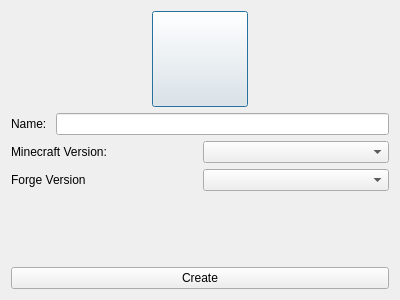
<?xml version="1.0" encoding="UTF-8"?>
<ui version="4.0">
 <class>NewInstanceDialog</class>
 <widget class="QDialog" name="NewInstanceDialog">
  <property name="geometry">
   <rect>
    <x>0</x>
    <y>0</y>
    <width>400</width>
    <height>300</height>
   </rect>
  </property>
  <property name="windowTitle">
   <string>Creating New Instance</string>
  </property>
  <layout class="QVBoxLayout" name="verticalLayout">
   <item>
    <layout class="QHBoxLayout" name="horizontalLayout_4">
     <item>
      <widget class="QPushButton" name="icon_button">
       <property name="sizePolicy">
        <sizepolicy hsizetype="Fixed" vsizetype="Fixed">
         <horstretch>0</horstretch>
         <verstretch>0</verstretch>
        </sizepolicy>
       </property>
       <property name="minimumSize">
        <size>
         <width>96</width>
         <height>96</height>
        </size>
       </property>
       <property name="maximumSize">
        <size>
         <width>96</width>
         <height>96</height>
        </size>
       </property>
       <property name="text">
        <string/>
       </property>
       <property name="iconSize">
        <size>
         <width>128</width>
         <height>128</height>
        </size>
       </property>
      </widget>
     </item>
    </layout>
   </item>
   <item>
    <layout class="QHBoxLayout" name="horizontalLayout_3">
     <item>
      <widget class="QLabel" name="label_3">
       <property name="text">
        <string>Name: </string>
       </property>
      </widget>
     </item>
     <item>
      <widget class="QLineEdit" name="instance_name"/>
     </item>
    </layout>
   </item>
   <item>
    <layout class="QHBoxLayout" name="horizontalLayout">
     <item>
      <widget class="QLabel" name="label">
       <property name="text">
        <string>Minecraft Version: </string>
       </property>
      </widget>
     </item>
     <item>
      <widget class="QComboBox" name="mc_ver"/>
     </item>
    </layout>
   </item>
   <item>
    <layout class="QHBoxLayout" name="horizontalLayout_2">
     <item>
      <widget class="QLabel" name="label_2">
       <property name="text">
        <string>Forge Version</string>
       </property>
      </widget>
     </item>
     <item>
      <widget class="QComboBox" name="forge_ver"/>
     </item>
    </layout>
   </item>
   <item>
    <spacer name="verticalSpacer">
     <property name="orientation">
      <enum>Qt::Vertical</enum>
     </property>
     <property name="sizeHint" stdset="0">
      <size>
       <width>20</width>
       <height>40</height>
      </size>
     </property>
    </spacer>
   </item>
   <item>
    <widget class="QPushButton" name="create">
     <property name="text">
      <string>Create</string>
     </property>
    </widget>
   </item>
  </layout>
 </widget>
 <resources/>
 <connections/>
</ui>
